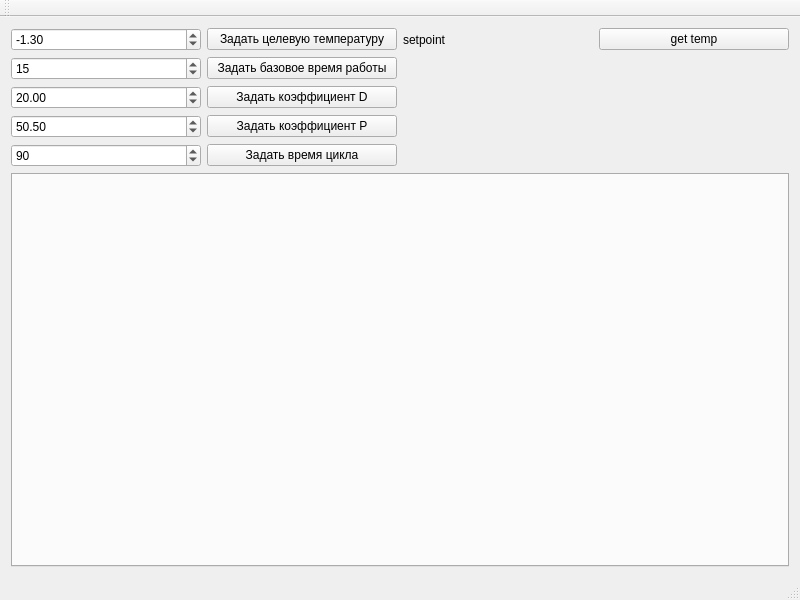
<?xml version="1.0" encoding="UTF-8"?>
<ui version="4.0">
 <class>MainWindow</class>
 <widget class="QMainWindow" name="MainWindow">
  <property name="geometry">
   <rect>
    <x>0</x>
    <y>0</y>
    <width>800</width>
    <height>600</height>
   </rect>
  </property>
  <property name="windowTitle">
   <string>Управление камерой</string>
  </property>
  <property name="windowIcon">
   <iconset>
    <normaloff>../../Downloads/ground.png</normaloff>../../Downloads/ground.png</iconset>
  </property>
  <widget class="QWidget" name="centralWidget">
   <layout class="QVBoxLayout" name="verticalLayout">
    <item>
     <layout class="QGridLayout" name="gridLayout">
      <item row="7" column="2">
       <widget class="QLabel" name="lblPID_P">
        <property name="text">
         <string/>
        </property>
       </widget>
      </item>
      <item row="7" column="0">
       <widget class="QDoubleSpinBox" name="doubleSpinPID_P">
        <property name="minimum">
         <double>0.000000000000000</double>
        </property>
        <property name="maximum">
         <double>30000.000000000000000</double>
        </property>
        <property name="value">
         <double>50.500000000000000</double>
        </property>
       </widget>
      </item>
      <item row="8" column="0">
       <widget class="QSpinBox" name="spinTimeCycle">
        <property name="minimum">
         <number>10</number>
        </property>
        <property name="maximum">
         <number>300</number>
        </property>
        <property name="value">
         <number>90</number>
        </property>
        <property name="displayIntegerBase">
         <number>10</number>
        </property>
       </widget>
      </item>
      <item row="4" column="0">
       <widget class="QDoubleSpinBox" name="doubleSpinPID_D">
        <property name="minimum">
         <double>0.000000000000000</double>
        </property>
        <property name="maximum">
         <double>100000.000000000000000</double>
        </property>
        <property name="value">
         <double>20.000000000000000</double>
        </property>
       </widget>
      </item>
      <item row="4" column="2">
       <widget class="QLabel" name="lblPID_D">
        <property name="text">
         <string/>
        </property>
       </widget>
      </item>
      <item row="4" column="1">
       <widget class="QPushButton" name="btnSetPID_D">
        <property name="text">
         <string>Задать коэффициент D</string>
        </property>
       </widget>
      </item>
      <item row="7" column="1">
       <widget class="QPushButton" name="btnSetPID_P">
        <property name="text">
         <string>Задать коэффициент P</string>
        </property>
       </widget>
      </item>
      <item row="8" column="1">
       <widget class="QPushButton" name="btnSetTimeCycle">
        <property name="text">
         <string>Задать время цикла</string>
        </property>
       </widget>
      </item>
      <item row="1" column="0">
       <widget class="QSpinBox" name="spinTimeBaseWork">
        <property name="maximum">
         <number>100</number>
        </property>
        <property name="value">
         <number>15</number>
        </property>
       </widget>
      </item>
      <item row="1" column="1">
       <widget class="QPushButton" name="btnSetTimeBaseWork">
        <property name="text">
         <string>Задать базовое время работы</string>
        </property>
       </widget>
      </item>
      <item row="0" column="0">
       <widget class="QDoubleSpinBox" name="spinSetPoint">
        <property name="minimum">
         <double>-99.000000000000000</double>
        </property>
        <property name="value">
         <double>-1.300000000000000</double>
        </property>
       </widget>
      </item>
      <item row="0" column="1">
       <widget class="QPushButton" name="btnTest">
        <property name="text">
         <string>Задать целевую температуру</string>
        </property>
       </widget>
      </item>
      <item row="0" column="2">
       <widget class="QLabel" name="lblSetPoint">
        <property name="text">
         <string>setpoint</string>
        </property>
       </widget>
      </item>
      <item row="0" column="3">
       <widget class="QPushButton" name="pushButton_2">
        <property name="text">
         <string>get temp</string>
        </property>
       </widget>
      </item>
      <item row="1" column="2">
       <widget class="QLabel" name="lblCompressionOnTime">
        <property name="text">
         <string/>
        </property>
       </widget>
      </item>
     </layout>
    </item>
    <item>
     <widget class="QTabWidget" name="tabGraphics">
      <property name="currentIndex">
       <number>-1</number>
      </property>
     </widget>
    </item>
   </layout>
  </widget>
  <widget class="QMenuBar" name="menuBar">
   <property name="geometry">
    <rect>
     <x>0</x>
     <y>0</y>
     <width>800</width>
     <height>22</height>
    </rect>
   </property>
  </widget>
  <widget class="QToolBar" name="mainToolBar">
   <attribute name="toolBarArea">
    <enum>TopToolBarArea</enum>
   </attribute>
   <attribute name="toolBarBreak">
    <bool>false</bool>
   </attribute>
  </widget>
  <widget class="QStatusBar" name="statusBar"/>
 </widget>
 <layoutdefault spacing="6" margin="11"/>
 <resources/>
 <connections/>
</ui>
